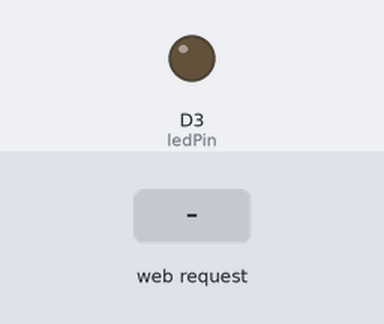
A sketch run on a simulated ESP8266 (NodeMCU). On the bench: output pins drawn as LEDs (lit = HIGH). The test bench sets the inputs (shaded band). WiFi joins after 1.5 s; servers stay silent unless stated; what the sketch prints to the serial monitor is not drawn.

Above: at 2.7 s.
2.8 s: HTTP request GET /LED=ON received
At 4.0 s:
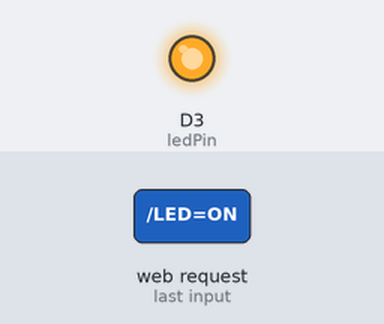
4.3 s: HTTP request GET /LED=OFF received
At 5.4 s:
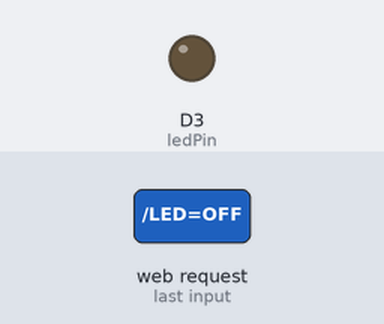
Timing chart, 0 to 7.3 s (numbered marks = the images above; inputs shaded):
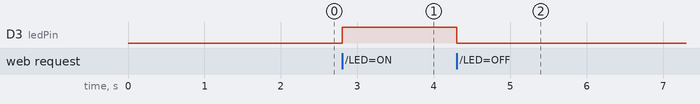

Measured:
- after the input at 2.8 s, D3 (ledPin): LOW → HIGH at once
- after the input at 4.3 s, D3 (ledPin): HIGH → LOW at once

The sketch:

Arduino_2-1.ino
```cpp
#include <ESP8266WiFi.h>
#include <ESP8266HTTPClient.h>

const char* ssid = "KMU_SW";
const char* password = "kookminsw";

IPAddress ip (192, 168, 33, 29); // 연결할, 고정 IP 주소 --> wifi 설정때문인지 고정이 되지 않음 --> 그래도 시리얼 모니터에 나오는것 그대로 들어가서 사용하면 될
IPAddress gateway (192, 168, 0, 1); // 게이트웨이 주소
IPAddress subnet (255, 255, 252, 0); // 서브마스크 주소
IPAddress dns (168, 126, 63, 1); // DNS 주소
int ledPin = D3; // LED 핀 번호 설정
WiFiServer server(80); //80 port로 웹서버를 열겠다~ ++++) server는 WiFiServer라는 클래스의 인스턴스가 됩니다.

//---------------------------------------------------------------------------------------------------------------------------
void setup() {
  Serial.begin(115200); // 115200의 속도로 시리얼 통신을 시작.
  delay(10);

  pinMode(ledPin, OUTPUT);
  digitalWrite(ledPin, LOW);

  // Connect to WiFi network
  Serial.println(); // Serial에 ()에 해당하는 내용 전달
  Serial.println();
  Serial.print("Connecting to ");
  Serial.println(ssid);

  WiFi.config (ip, gateway, subnet);
  WiFi.begin(ssid, password);


  while (WiFi.status() != WL_CONNECTED) { // wifi가 연결 될때까지 .출력
    delay(500);
    Serial.print(".");
  }
  Serial.println("");
  Serial.println("WiFi connected");

  // Start the server
  server.begin(); //웹 서버 시작
  Serial.println("Server started");

  // Print the IP address
  Serial.print("Use this URL : ");
  Serial.print("http://");
  Serial.print(WiFi.localIP()); // ESP8266의 Ipv4 주소 출력 --> ESP8266은 wifi를 사용한다 --> 따라서 IP를 부여받는다!!
  Serial.println("/");
}

//---------------------------------------------------------------------------------------------------------------------------

void loop() {
  // Check if a client has connected
  WiFiClient client = server.available(); // client가 접속하면 true // client가 접속하지 않고 있다면 false를 반환

  if(client){ // 만약에 클라이언트가 접속했다면...
    Serial.println("new client entered");

    while(client.connected()){  // client가 계속 접속하고 있으면...(연결 유지 여부 확인)

      if(client.available()){ //buffer에 도착한 메시지가 있는지 체크해서 반환해준다
        // 해당 파트를 통해서 url parameter가 변화함에 따라 하드웨어를 제어할 수 있게 만들어줄 수 있습니다.
        String request = client.readStringUntil('\r'); //
        Serial.println(request);
        client.flush();
        int value = LOW;
        if (request.indexOf("/LED=ON") != -1) { // 만약에 요청(아마 url parameter)이 /LED=ON이다 --> LED를 켜준다.
          digitalWrite(ledPin, HIGH);
          value = HIGH;
        }
        if (request.indexOf("/LED=OFF") != -1){ // 만약에 요청(아마 url parameter)이 /LED=OFF이다 --> LED를 꺼준다.
          digitalWrite(ledPin, LOW);
          value = LOW;
        }

        // <HTML 파트입니다!!!>
        client.println("<title>IoT</title>");;
        client.println("");
        client.println("<!DOCTYPE HTML>");
        client.println("<html>");
        client.println("<head>");
        client.println("<meta charset='utf-8'>");
        client.println("<title>IoT</title>");
        client.println("<style>");
        client.println("</style>");
        client.println("</head>");
        client.println("<body>");
        client.println("<br /><br /><br/><br /><p class='font'>LED : <a href=\"/LED=ON\"><button class='font-sizeup'>ON</button></a></p>");
        client.println("<br /><br /><p class='font'>LED : <a href=\"/LED=OFF\"><button class='font-sizeup'>OFF</button></a></p>");
        client.println("</body>");
        client.println("</html>");
        client.println("");

        delay(1);
        break; // --> 이 break를 쓰지 않는다면, client에서 계속 HTML을 늘여써줘서 아래에 같은 웹이 뜨게 됩니다!! 중요!!
      }
    }
    client.stop(); // 클라이언트의 접속이 완료되면 접속 종료
    Serial.println("client disconnected");
  }
}
```
